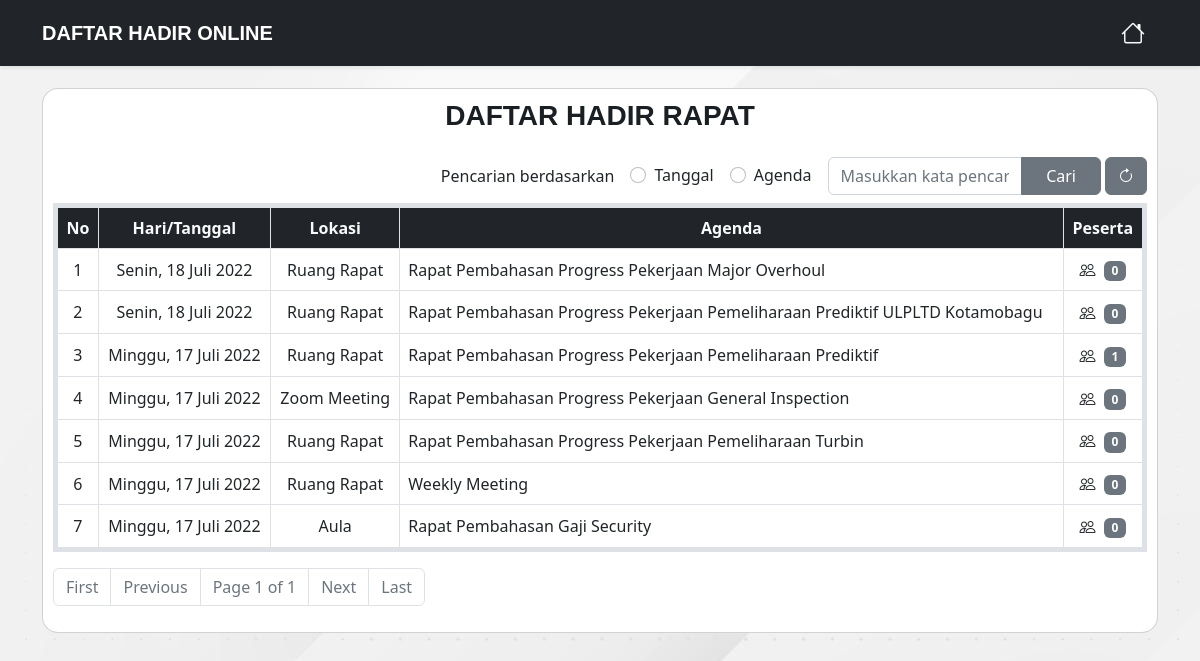
Screenshot of /daftar-hadir/1 (signed in) with the database file from the repository.
### app/models/agenda.py (models this page shows, shortened)
class Agenda(db.Model):
    id = db.Column(db.Integer, primary_key=True, autoincrement=True)
    tanggal = db.Column(db.String(50), nullable=False)
    tanggal_real = db.Column(db.String(50), nullable=False)
    waktu = db.Column(db.String(10), nullable=False)
    tempat = db.Column(db.String(80), nullable=False)
    link = db.Column(db.String(250), nullable=True)
    agenda = db.Column(db.String(150), nullable=False)
    user_id = db.Column(db.Integer, db.ForeignKey('user.id'))
    absens = db.relationship('Absen', backref='agenda', cascade="all, delete-orphan")

### app/routes.py (the view)
@app.route('/daftar-hadir/<int:page_num>', methods=['GET','POST'])
def daftar_hadir(page_num):
    if request.method == 'POST':
        if 'cariagenda' in request.form and request.form['selected'] == 'tanggal':
            cariagenda = request.form['cariagenda']
            search = '%{}%'.format(cariagenda)
            rapat_all = Agenda.query.filter(Agenda.tanggal.like(search)).paginate(per_page=10, page=page_num, error_out=True)
            return render_template('pages/daftar-hadir.html', title='Daftar Hadir Rapat', rapats=rapat_all, search=cariagenda, tanggal_check='checked')
        elif 'cariagenda' in request.form and request.form['selected'] == 'agenda':
            cariagenda = request.form['cariagenda']
            search = '%{}%'.format(cariagenda)
            rapat_all = Agenda.query.filter(Agenda.agenda.like(search)).paginate(per_page=10, page=page_num, error_out=True)
            return render_template('pages/daftar-hadir.html', title='Daftar Hadir Rapat', rapats=rapat_all, search=cariagenda, agenda_check='checked')
    else:
        rapat_all = Agenda.query.order_by(desc('tanggal_real')).paginate(per_page=10, page=page_num, error_out=True)
    return render_template('pages/daftar-hadir.html', title='Daftar Hadir Rapat', rapats=rapat_all)

### app/models/user.py (called while the page is built)
@login.user_loader
def load_user(id):
    return User.query.get(int(id))

### app/templates/pages/daftar-hadir.html (shortened to what this page needs)
{% extends 'layouts/base.html' %}  {% block content %}
<main class="container daftar-hadir">
  <div class="row">
    <div class="col-12">
      <div class="card text-center rounded-4">
        <h3 class="fw-bolder">DAFTAR HADIR RAPAT</h3>
        <form action="" method="post">
          <div class="d-flex justify-content-end align-items-center mt-3 mb-2">
            <div class="me-3">Pencarian berdasarkan</div>
            <div class="form-check me-3">
              <input class="form-check-input" type="radio" name="selected" id="flexRadioDefault1" value="tanggal" {{tanggal_check}} />
              <label class="form-check-label" for="flexRadioDefault1"> Tanggal </label>
            </div>
            <div class="form-check me-3">
              <input class="form-check-input" type="radio" name="selected" id="flexRadioDefault2" value="agenda" {{agenda_check}} />
              <label class="form-check-label" for="flexRadioDefault2"> Agenda </label>
            </div>
            <div class="input-group w-25 me-1">
              <input type="text" class="form-control" placeholder="Masukkan kata pencarian" name="cariagenda" value="{{search}}" required />
              <input class="btn btn-secondary px-4" type="submit" id="button-addon2" value="Cari" />
            </div>
            <div>
              <a href="{{ url_for('daftar_hadir', page_num=1 ) }}" class="btn btn-secondary"><i class="bi-arrow-clockwise" data-bs-toggle="tooltip" data-bs-placement="top" title="Reload"></i></a>
            </div>
          </div>
        </form>
        <div class="table-responsive">
          <table class="table table-bordered text-center border border-5">
            <thead class="bg-dark">
              <tr class="text-light">
                <th scope="col">No</th>
                <th scope="col">Hari/Tanggal</th>
                <th scope="col">Lokasi</th>
                <th scope="col">Agenda</th>
                <th scope="col">Peserta</th>
              </tr>
            </thead>
            {% if rapats.items %}
            <tbody>
              {% for rapat in rapats.items %}
              <tr class="align-middle">
                <td>{{((rapats.page-1)*10)+loop.index}}</td>
                <td>{{rapat.tanggal}}</td>
                <td>{{rapat.tempat}}</td>
                <td class="text-start">{{rapat.agenda}}</td>
                <td>
                  {% if rapat.absens|length == 0 %}
                  <button class="btn btn-peserta" onclick="showAlert()"><i class="bi-people"></i><span class="badge text-bg-secondary ms-2">{{rapat.absens|length}}</span></button>
                  {% else %}
                  <a class="btn btn-peserta" href="{{ url_for('peserta_rapat', agenda_id=rapat.id, page_num=1 ) }}"><i class="bi-people"></i><span class="badge text-bg-secondary ms-2">{{rapat.absens|length}}</span></a>
                  {% endif %}
                </td>
              </tr>
              {% endfor %}
            </tbody>
            {% else %}
            <tbody>
              <tr>
                <td colspan="5">Tidak Ditemukan</td>
              </tr>
            </tbody>
            {% endif %}
          </table>
        </div>
        <nav aria-label="Page navigation example">
          <ul class="pagination">
            {% if rapats.page != 1 %}
            <li class="page-item"><a class="page-link" href="{{ url_for('daftar_hadir', page_num=1 ) }}">First</a></li>
            {% else %}
            <li class="page-item disabled"><span class="page-link">First</span></li>
            {% endif %} {% if rapats.has_prev %}
            <li class="page-item"><a class="page-link" href="{{ url_for('daftar_hadir', page_num=rapats.prev_num ) }}">Previous</a></li>
            {% else %}
            <li class="page-item disabled"><span class="page-link">Previous</span></li>
            {% endif %}
            <li class="page-item disabled"><span class="page-link">Page {{rapats.page}} of {{rapats.pages}}</span></li>
            {% if rapats.has_next %}
            <li class="page-item"><a class="page-link" href="{{ url_for('daftar_hadir', page_num=rapats.next_num ) }}">Next</a></li>
            {% else %}
            <li class="page-item disabled"><span class="page-link">Next</span></li>
            {% endif %} {% if rapats.has_next %}
            <li class="page-item"><a class="page-link" href="{{ url_for('daftar_hadir', page_num=rapats.pages ) }}">Last</a></li>
            {% else %}
            <li class="page-item disabled"><span class="page-link">Last</span></li>
            {% endif %}
          </ul>
        </nav>
      </div>
    </div>
  </div>
</main>
{% endblock %}

### app/static/css/style.css (style rules this page uses)
:root { scroll-behavior: smooth; }
h1, h2, h3, h4, h5, h6, p, a { font-family: var(--font-primary); color: var(--color-text); }
body { background-image: url("../img/background.jpg"); padding-top: 5.5rem; }
.daftar-hadir .card { padding: 10px; }
.daftar-hadir .btn-peserta { background: none; color: inherit; border: none; padding: 0; font: inherit; cursor: pointer; outline: inherit; }

### app/static/css/variables.css (style rules this page uses)
:root { --font-default: "Open Sans", system-ui, -apple-system, "Segoe UI", Roboto, "Helvetica Neue", Arial, "Noto Sans", "Liberation Sans", sans-serif, "Apple Color Emoji", "Segoe UI Emoji", "Segoe UI Symbol", "Noto Color Emoji"; --font-primary: "Source Sans Pro", sans-serif; --font-secondary: "Poppins", sans-serif; --color-bg: #fff; --color-text: #1a1f24; --color-text2: #adb5bd; --color-btn: #ee2110; --color-btn-hover: #ee2210d5; --color-btn2: #4a0e03; --color-btn2-hover: #4a0e03d5; }

### rows the page displays
Agenda: ((rapats.page-1)*10)+loop.index "1", tanggal "Senin, 18 Juli 2022", tempat "Ruang Rapat", agenda "Rapat Pembahasan Progress Pekerjaan Major Overhoul", absens|length "0"
Agenda: page "2", tanggal "Senin, 18 Juli 2022", tempat "Ruang Rapat", agenda "Rapat Pembahasan Progress Pekerjaan Pemeliharaan Prediktif ULPLTD Kotamobagu", absens|length "0"
Agenda: page "3", tanggal "Minggu, 17 Juli 2022", tempat "Ruang Rapat", agenda "Rapat Pembahasan Progress Pekerjaan Pemeliharaan Prediktif", absens|length "1"
Agenda: page "4", tanggal "Minggu, 17 Juli 2022", tempat "Zoom Meeting", agenda "Rapat Pembahasan Progress Pekerjaan General Inspection", absens|length "0"
Agenda: page "5", tanggal "Minggu, 17 Juli 2022", tempat "Ruang Rapat", agenda "Rapat Pembahasan Progress Pekerjaan Pemeliharaan Turbin", absens|length "0"
Agenda: page "6", tanggal "Minggu, 17 Juli 2022", tempat "Ruang Rapat", agenda "Weekly Meeting", absens|length "0"
Agenda: page "7", tanggal "Minggu, 17 Juli 2022", tempat "Aula", agenda "Rapat Pembahasan Gaji Security", absens|length "0"

### other values shown
{{ rapats.page }} "1"
{{ rapats.pages }} "1"
